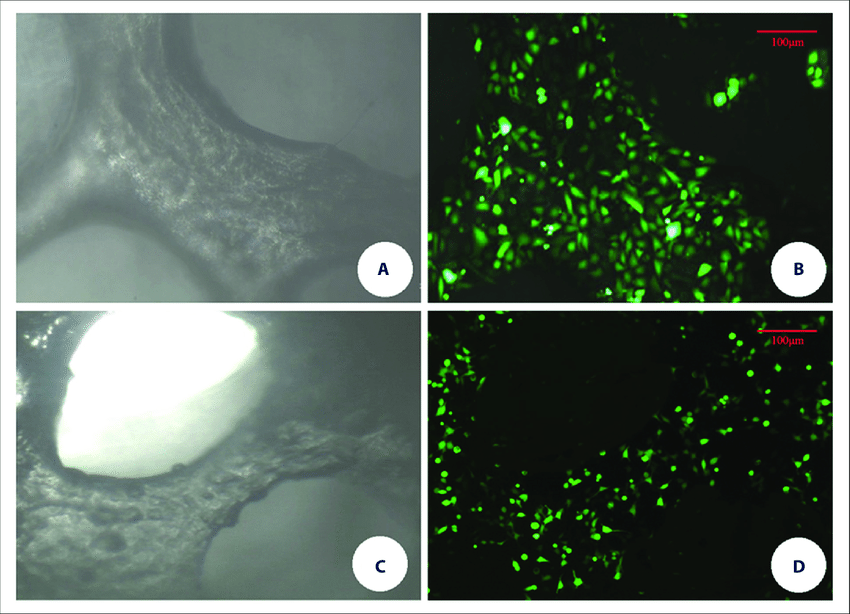
#> input picture Masters Thesis/figs/Light-microscope-and-fluorescence-microscope-observation-of-DBM-scaffolds-under-dynamic.png, 850 x 614 px; its folder holds only this picture in this run
$ python -i ImageAnalysis.py   (imports and definitions only)   (older library calls are emulated)
#> lines starting #> are read from the running program, lines starting #| are printed output that depends on the picture
from os import listdir
from os.path import isfile, join

from skimage import data, io
from skimage.filters import threshold_otsu, threshold_li, threshold_yen, threshold_isodata, threshold_mean, gaussian, apply_hysteresis_threshold,  unsharp_mask
from skimage.exposure import rescale_intensity
from skimage.transform import rescale

from skimage.morphology import white_tophat
from skimage.morphology import disk, square, ball

import pandas as pd

import TiffMetadata
from scipy import ndimage

# from CZI_Processor import cziFile
import tifffile

import cv2

import numpy as np

from skimage.exposure import histogram

import matplotlib.pyplot as plt

import pylab


def plotRGBhist(img, bins=256, remove_zero=False, remove_max=False):
    if len(img.shape) != 3:
        print("The provided image must be (X, Y, C)")
        return

    startIndex = 0
    if remove_zero:
        startIndex = 1

    plt.figure()  # this is necessary to ensure no existing figure is overwritten
    r_counts, r_centers = histogram(img[:,:,0], nbins=bins)
    g_counts, g_centers = histogram(img[:, :, 1], nbins=bins)
    b_counts, b_centers = histogram(img[:, :, 2], nbins=bins)

    if remove_max:
        plt.plot(r_centers[startIndex:-1], r_counts[startIndex:-1], color='red')
        plt.plot(g_centers[startIndex:-1], g_counts[startIndex:-1], color='green')
        plt.plot(b_centers[startIndex:-1], b_counts[startIndex:-1], color='blue')
    else:
        plt.plot(r_centers[startIndex:], r_counts[startIndex:], color='red')
        plt.plot(g_centers[startIndex:], g_counts[startIndex:], color='green')
        plt.plot(b_centers[startIndex:], b_counts[startIndex:], color='blue')

    plt.show()

# [20 lines left out: function plotGrayhist, not called in this run]

def plotImageHist(img, bins=256, remove_zero=False, remove_max=False):
    imgShape = img.shape;

    if len(imgShape) == 2:  # gray
        plotGrayhist(img, bins, remove_zero, remove_max)
    elif len(imgShape) == 3:  # rgb
        plotRGBhist(img, bins, remove_zero, remove_max)
    else:
        print("img does not have correct shape. Expected (X, Y, C) or (X, Y)")
        return

# [25 lines left out: functions plotStackHist, loadTimelapseTif, loadTifStack, not called in this run]

def loadGenericImage(filename):
    return io.imread(filename)

def saveGenericImage(filename, image):
    io.imsave(filename, image)

# [4 lines left out: function saveTifStack, not called in this run]

def loadCZIFile(filename):
    return cziFile(filename)

# [52 lines left out: functions padImageTo3D, padStack3D, padStackXY, padStackXY_depthLast, binarizeStack, not called in this run]

def hysteresisThresholdingStack(stack, low=0.25, high=0.7):
    return apply_hysteresis_threshold(stack, low, high) > 0

# [159 lines left out: functions determineHysteresisThresholds, contrastStretch, contrastStretchSliceInStack, preprocess, unsharpMask, rescaleStackXY and 3 more, not called in this run]

def stackToMIP(stack):
    return np.max(stack, axis=0)

# [108 lines left out: functions saveCroppedImagePanel, update, chooseHysteresisParams, not called in this run]

>>> import cv2
>>> picture = cv2.imread('Masters Thesis/figs/Light-microscope-and-fluorescence-microscope-observation-of-DBM-scaffolds-under-dynamic.png')
#> picture is the input picture: shape (614, 850, 3); mean B, G, R 94.1, 105.8, 90.3
>>> result = plotImageHist(picture)
#> in plotRGBhist, `r_counts, r_centers = histogram(img[:,:,0], nbins=bins)`: r_counts = 256 values, max 85721 at index 12, min 0 at index 4, mean 2038.7; r_centers = 256 values from 0 to 255
#> in plotRGBhist, `g_counts, g_centers = histogram(img[:, :, 1], nbins=bins)`: g_counts = 255 values, max 63714 at index 254, min 0 at index 2, mean 2046.7; g_centers = 255 values from 1 to 255
#> in plotRGBhist, `b_counts, b_centers = histogram(img[:, :, 2], nbins=bins)`: b_counts = 256 values, max 59592 at index 255, min 0 at index 1, mean 2038.7; b_centers = 256 values from 0 to 255
#> in plotRGBhist, `plt.show()`:
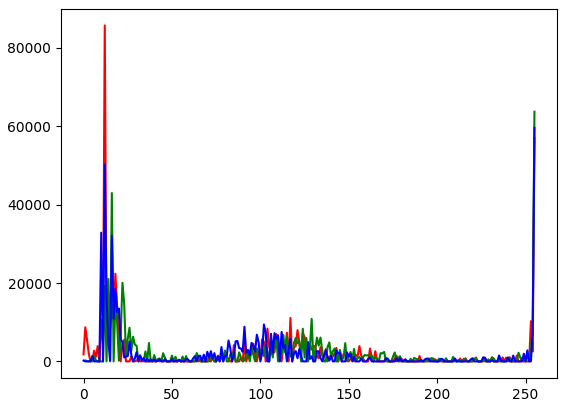
#> figure drawn by matplotlib, 1 panel; curve peaks at x = 12, y = 85721; curve peaks at x = 255, y = 63714; curve peaks at x = 255, y = 59592
